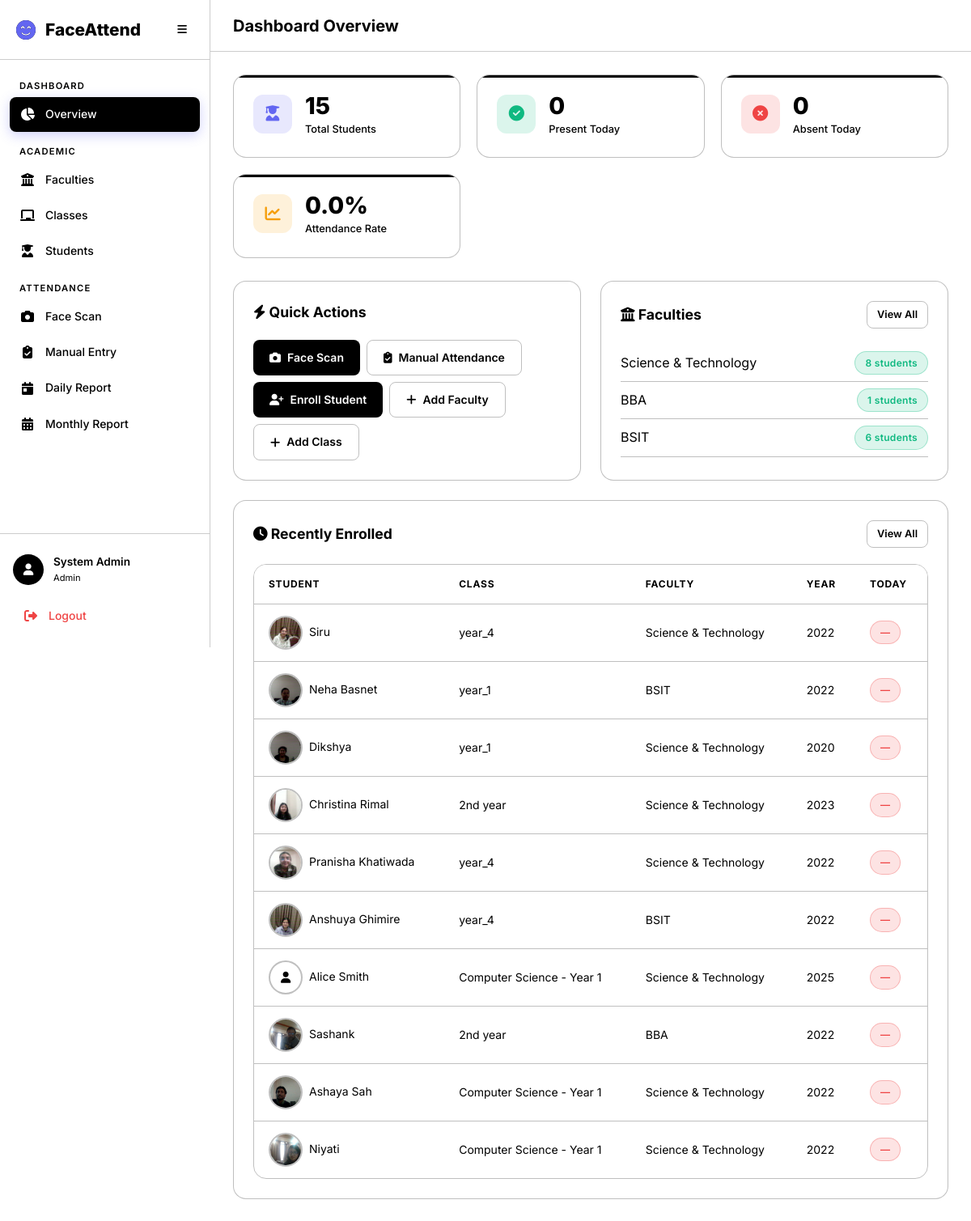
The page /academics/dashboard/ on the database as committed earlier.
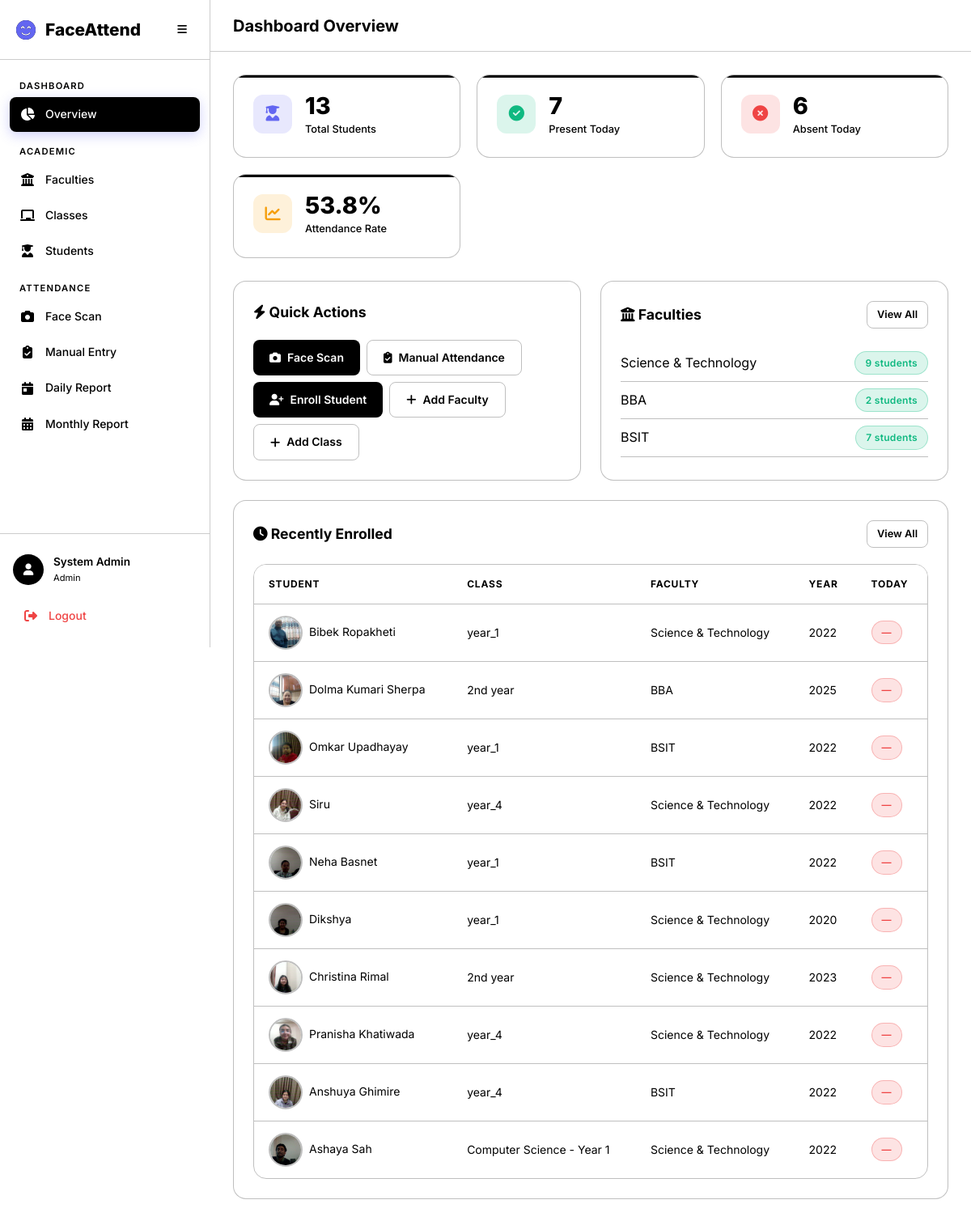
The same page on the database as committed later.
### academics/models.py (models this page shows, shortened)
class Faculty(models.Model):
    name = models.CharField(max_length=200, unique=True)
    description = models.TextField(blank=True)
    created_at = models.DateTimeField(auto_now_add=True)
    updated_at = models.DateTimeField(auto_now=True)
    class Meta:
        verbose_name_plural = 'Faculties'
        ordering = ['name']

class Student(models.Model):
    user = models.OneToOneField(
        settings.AUTH_USER_MODEL,
        on_delete=models.CASCADE,
        related_name='student_profile',
        null=True, blank=True,
    )
    full_name = models.CharField(max_length=300)
    profile_image = models.ImageField(upload_to='students/profiles/')
    face_encoding = models.BinaryField(null=True, blank=True, help_text='128-d face encoding as bytes')
    enrollment_year = models.PositiveIntegerField()
    faculty = models.ForeignKey(Faculty, on_delete=models.CASCADE, related_name='students')
    academic_class = models.ForeignKey(AcademicClass, on_delete=models.CASCADE, related_name='students')
    phone = models.CharField(max_length=20, blank=True)
    guardian_phone = models.CharField(max_length=20, blank=True)
    is_phone_flagged = models.BooleanField(
        default=False,
        help_text='Mark this when the student phone number is incorrect.',
    )
    is_active = models.BooleanField(default=True)
    created_at = models.DateTimeField(auto_now_add=True)
    updated_at = models.DateTimeField(auto_now=True)
    class Meta:
        ordering = ['full_name']

class AcademicClass(models.Model):
    name = models.CharField(max_length=200)
    faculty = models.ForeignKey(Faculty, on_delete=models.CASCADE, related_name='classes')
    teacher = models.ForeignKey(
        settings.AUTH_USER_MODEL,
        on_delete=models.SET_NULL,
        null=True, blank=True,
        related_name='assigned_classes',
        limit_choices_to={'role': 'teacher'},
    )
    created_at = models.DateTimeField(auto_now_add=True)
    updated_at = models.DateTimeField(auto_now=True)
    class Meta:
        verbose_name_plural = 'Classes'
        ordering = ['faculty__name', 'name']
        unique_together = ['name', 'faculty']

### academics/views.py (the view)
# urls.py: path('dashboard/', views.admin_dashboard, name='admin_dashboard'),
@login_required
@admin_required
def admin_dashboard(request):
    today = timezone.localdate()
    total_students = Student.objects.filter(is_active=True).count()
    total_faculties = Faculty.objects.count()
    total_classes = AcademicClass.objects.count()
    today_attendance = Attendance.objects.filter(date=today)
    present_count = today_attendance.filter(status__in=['present', 'late']).count()
    absent_count = today_attendance.filter(status='absent').count()
    recent_students = Student.objects.filter(is_active=True).order_by('-created_at')[:10]
    faculties = Faculty.objects.annotate(student_count=Count('students'))
    classes = AcademicClass.objects.select_related('faculty', 'teacher').annotate(
        student_count=Count('students')
    )
    context = {
        'total_students': total_students,
        'total_faculties': total_faculties,
        'total_classes': total_classes,
        'present_count': present_count,
        'absent_count': absent_count,
        'attendance_rate': round(present_count / total_students * 100, 1) if total_students else 0,
        'recent_students': recent_students,
        'faculties': faculties,
        'classes': classes,
        'today': today,
    }
    return render(request, 'dashboard/admin.html', context)

### templates/dashboard/admin.html (shortened to what the changed rows need)
{% extends 'base.html' %}
{% block page_title %}Dashboard Overview{% endblock %}
{% block content %}
<div class="stats-grid animate-fade-in">
    <div class="stat-card primary">
        <div class="stat-content">
            <div class="stat-value">{{ total_students }}</div>
            <div class="stat-label">Total Students</div>
        </div>
    </div>
    <div class="stat-card success">
        <div class="stat-content">
            <div class="stat-value">{{ present_count }}</div>
            <div class="stat-label">Present Today</div>
        </div>
    </div>
    <div class="stat-card danger">
        <div class="stat-content">
            <div class="stat-value">{{ absent_count }}</div>
            <div class="stat-label">Absent Today</div>
        </div>
    </div>
    <div class="stat-card warning">
        <div class="stat-content">
            <div class="stat-value">{{ attendance_rate }}%</div>
            <div class="stat-label">Attendance Rate</div>
        </div>
    </div>
</div>
<div class="grid-2 mb-3">
    <div class="card animate-fade-in">
        {% for f in faculties %}
        <div class="d-flex justify-between align-center"
            style="padding: 8px 0; border-bottom: 1px solid var(--border-color);">
            <span>{{ f.name }}</span>
            <span class="badge badge-present">{{ f.student_count }} students</span>
        </div>
        {% empty %}
        <p class="text-muted">No faculties yet.</p>
        {% endfor %}
    </div>
</div>
<div class="card animate-fade-in">
    <div class="table-container">
        <table class="data-table" id="recentTable">
            <thead>
                <tr>
                    <th>Student</th>
                    <th>Class</th>
                    <th>Faculty</th>
                    <th>Year</th>
                    <th>Today</th>
                </tr>
            </thead>
            <tbody>
                {% for s in recent_students %}
                <tr>
                    <td class="d-flex align-center gap-1">
                        {% if s.profile_image %}
                        <img src="{{ s.profile_image.url }}" alt="" class="student-avatar">
                        {% else %}
                        <div class="student-avatar d-flex align-center"
                            style="justify-content:center; background:var(--bg-secondary);"><i class="fas fa-user"></i>
                        </div>
                        {% endif %}
                        {{ s.full_name }}
                    </td>
                    <td>{{ s.academic_class.name }}</td>
                    <td>{{ s.faculty.name }}</td>
                    <td>{{ s.enrollment_year }}</td>
                    <td>
                        {% with status=attendance_map|default_if_none:"" %}
                        <span class="badge badge-{{ status|default:'absent' }}">{{ status|default:"—" }}</span>
                        {% endwith %}
                    </td>
                </tr>
                {% empty %}
                <tr>
                    <td colspan="5" class="text-center text-muted">No students enrolled yet.</td>
                </tr>
                {% endfor %}
            </tbody>
        </table>
    </div>
</div>
{% endblock %}

Rows that differ between the two databases and show on the page:
no longer on this page (row edited): Student: full_name "Alice Smith", academic_class.name "Computer Science - Year 1", faculty.name "Science & Technology", enrollment_year "2025", status "—"
no longer on this page (row edited): Student: profile_image (picture), full_name "Sashank", academic_class.name "2nd year", faculty.name "BBA", enrollment_year "2022", status "—"
no longer on this page (row edited): Student: profile_image (picture), full_name "Niyati", academic_class.name "Computer Science - Year 1", faculty.name "Science & Technology", enrollment_year "2022", status "—"
computed for Faculty "Science & Technology": student_count "8" → "9"
computed for Faculty "BBA": student_count "1" → "2"
computed for Faculty "BSIT": student_count "6" → "7"
added Student: profile_image (picture), full_name "Bibek Ropakheti", academic_class.name "year_1", faculty.name "Science & Technology", enrollment_year "2022", status "—"
added Student: profile_image (picture), full_name "Dolma Kumari Sherpa", academic_class.name "2nd year", faculty.name "BBA", enrollment_year "2025", status "—"
added Student: profile_image (picture), full_name "Omkar Upadhayay", academic_class.name "year_1", faculty.name "BSIT", enrollment_year "2022", status "—"
Other text that changed with them:
{{ total_students }}: "15" → "13"
{{ present_count }}: "0" → "7"
{{ absent_count }}: "0" → "6"
{{ attendance_rate }}: "0.0" → "53.8"
